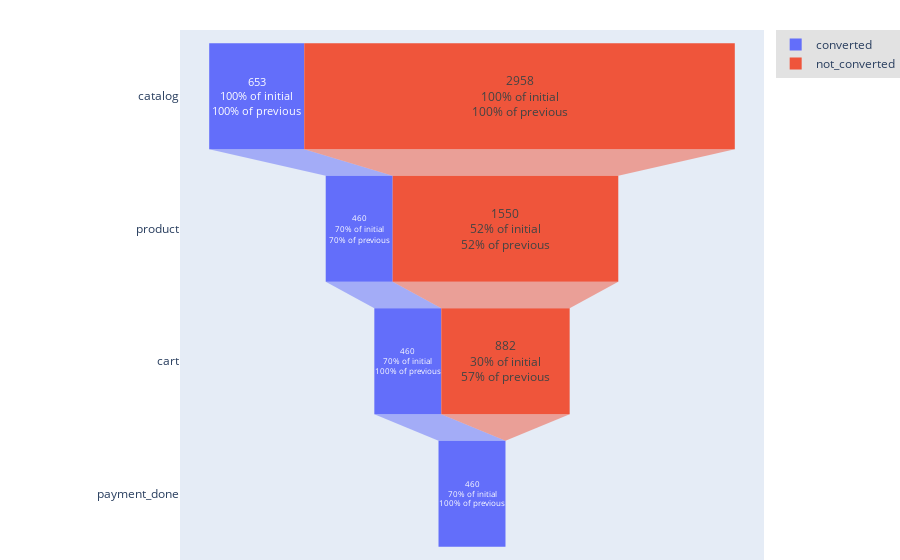

Source (notebook cell):
### Markdown cell above
We can immediately see at the high level how two groups compare between each other at particular stages. As expected `not_converted` users are majority, and we can see that most of `not_converted` users lost after visiting cart. Interestly, for converted users we can see that some users add product to cart directly from the catalog, without visiting product page (for converted users more unique users visited cart page than product page).

Now let's have a look at the `closed` funnel:

### Code cell
source.funnel(stages=['catalog', ['product1', 'product2'], 'cart', 'payment_done'],
                 stage_names=['catalog', 'product', 'cart', 'payment_done'],
                 funnel_type='closed',
                 segments=(segment1, segment2),
                 segment_names=('converted', 'not_converted'))

### Figure 1 — Plotly figure (JSON) as saved in the notebook; plotly's stock layout.template omitted (floating-point values rounded to 4 significant figures)
{"data": [{"name": "converted", "textinfo": "value+percent initial+percent previous", "type": "funnel", "x": [653, 460, 460, 460], "y": ["catalog", "product", "cart", "payment_done"]}, {"name": "not_converted", "textinfo": "value+percent initial+percent previous", "type": "funnel", "x": [2958, 1550, 882, 0], "y": ["catalog", "product", "cart", "payment_done"]}], "layout": {"funnelmode": "stack", "hovermode": "closest", "legend": {"bgcolor": "#E2E2E2", "font": {"size": 12}, "orientation": "v", "xanchor": "left"}, "margin": {"b": 0, "l": 180, "pad": 0, "r": 0, "t": 30}, "showlegend": true}}
